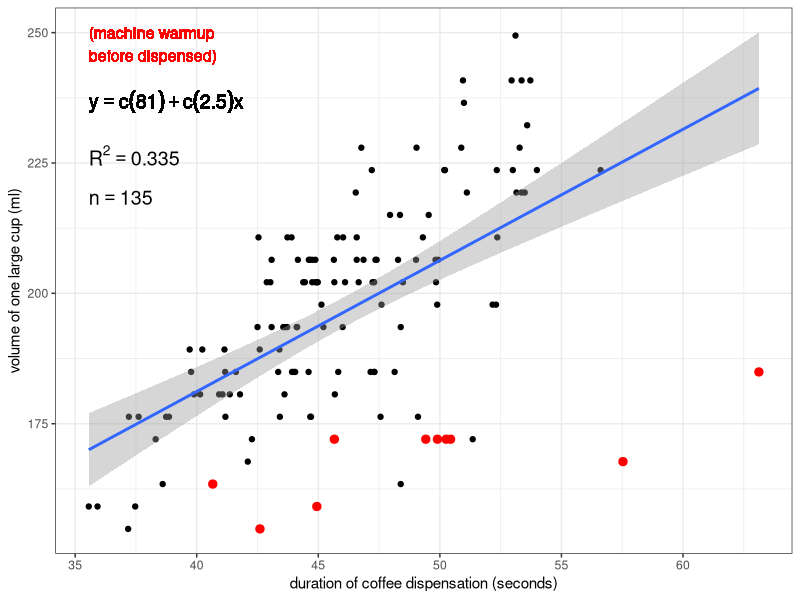
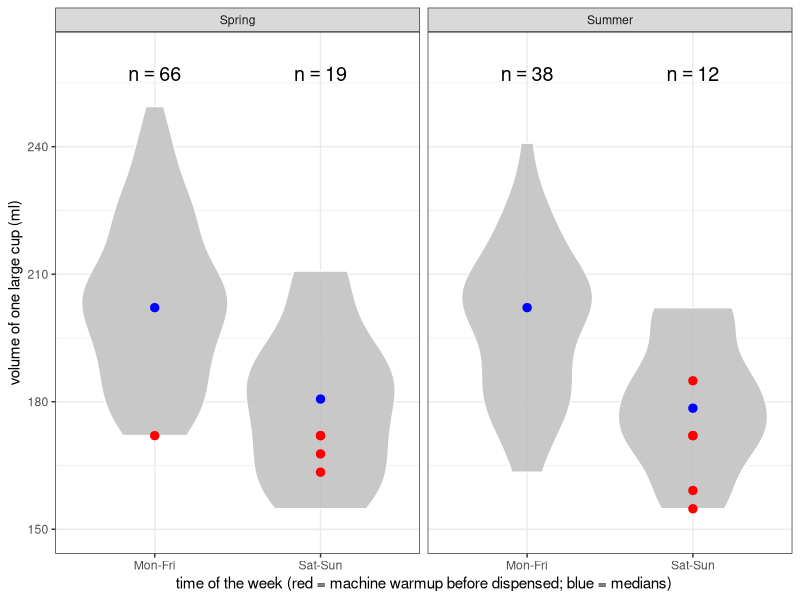
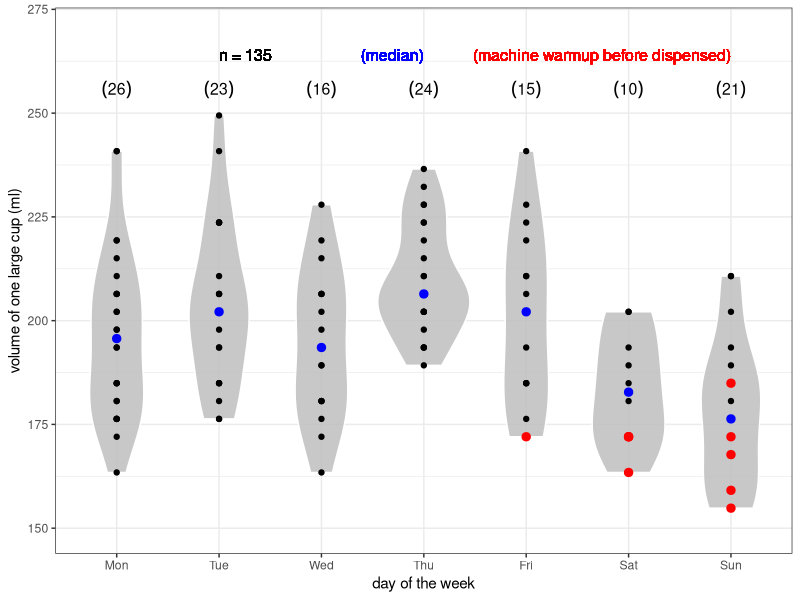
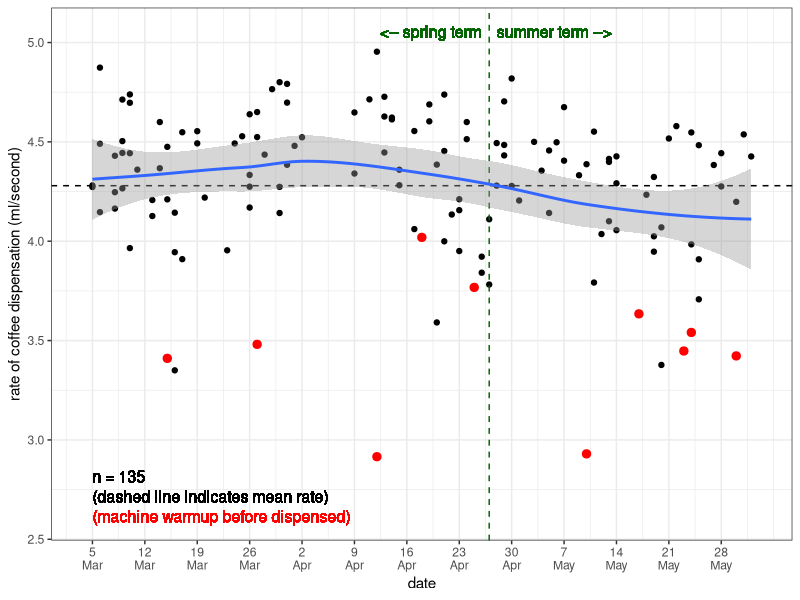
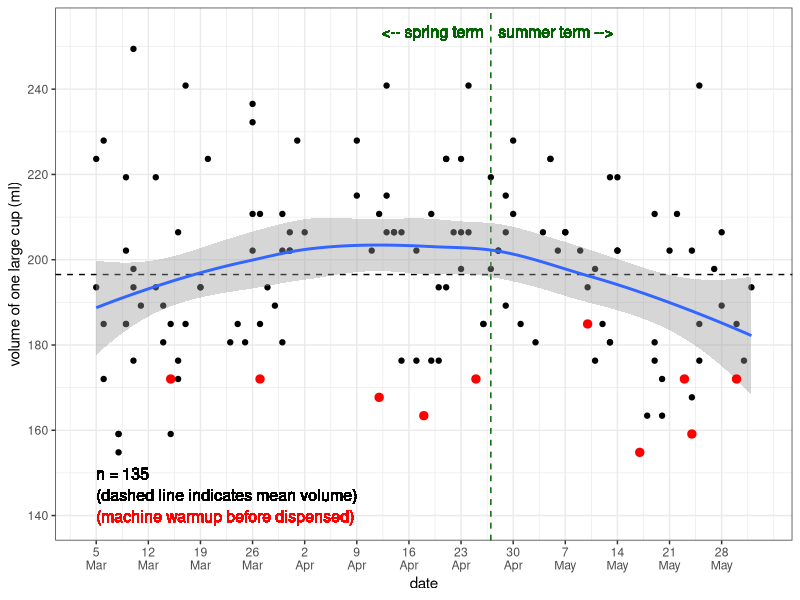
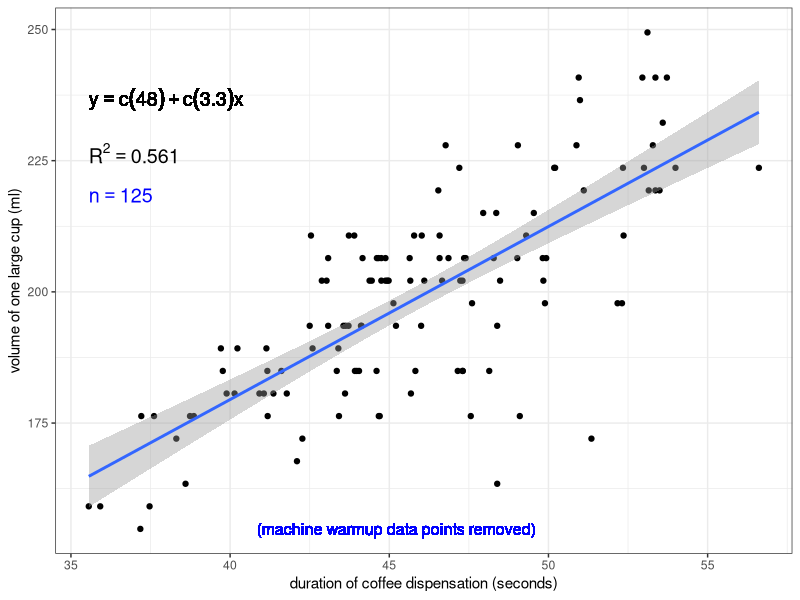

Reproduce these figures in R, in order.

### How does the espresso machine vary in the volume of
### coffee it dispenses for a single "large" cup?

setwd("/home/sam/Dropbox/github/coffee-data")
#setwd("wherever you put this file after downloading it")

library(ggplot2)

df <- read.csv("coffee-data.csv")

# The ruler I use to measure height (and therefore calculate volume)
# has a 3 mm length between the zero mark and its end. So, we add 3 
# to the height...
df$height <- df$height + 3

# ... and then calculate volume and rate, 
# so we have more accurate data!
df$volume <- df$height*(3.1415*37^2)/1000
df$rate <- df$volume/df$duration

# Create a variable indicating whether the coffee was pulled on
# a weekday ("Mon-Fri") or a weekend ("Sat-Sun")
for (i in 1:length(df$day))
{
  df$workday[i] <- ifelse(df$day[i]%in%"Sat" || df$day[i]%in%"Sun", "Sat-Sun", "Mon-Fri")
}

# Add a numeric variable of days of the year 
# (for the x-axis of the rate-by-date and volume-by-date plots)
date.to.num <- read.csv("date-to-numeric.csv")
df$day.yr <- 0  
for (i in 1:length(df$date))
{
  df$day.yr[i] <- date.to.num$day.yr[which(date.to.num$date%in%df$date[i])]
}

# Extract date labels and convert day and month values to character.
# This way you can later concatenate the two into a single character
# string separated by "\n" using paste(),
# so the x-axis text of the rate- and volume-by date plots is less horizontally crowded
dates.x <- date.to.num[which(date.to.num$day.yr%in%c(seq(from=min(df$day.yr), to=max(df$day.yr), by=7))),]
dates.x$day.label <- as.character(dates.x$day.label)
dates.x$month.label <- as.character(dates.x$month.label)

################################
### Volume vs. duration (duration of coffee dispensation)
{
# sample size
n <- length(df$duration)
# label to print sample size in subsequent plot
n.text <- paste("n == ", n)
# data.frame of sample size label and coordinates
# at which to print it on the plot
n.df <- data.frame(n.text, x=min(df$duration), y=0.87*max(df$volume))
  
# calculate R-squared value
rsq <- signif(summary(lm(df$volume ~ df$duration))$r.squared, digits=3)
# make a label to print R-squared value in subsequent plot
rsq.text <- paste("R^2 == ",rsq)
# make a data.frame of R-squared value label and coordinates
# at which to print it on the plot
rsq.df <- data.frame(rsq.text,x=min(df$duration),y=0.9*max(df$volume))

# function to extract regression equation
lm_eqn <- function(df)
{
  m <- lm(df$volume ~ df$duration)
  eq <- substitute(y == a + b*x, 
                   list(a = format(coef(m)[1], digits = 2), 
                        b = format(coef(m)[2], digits = 2)))
  as.character(as.expression(eq))                 
}

# generate plot w/ simple linear regression overlayed
plot <- ggplot(df, aes(duration, volume)) +
  geom_point() +
  stat_smooth(method="lm") +
  xlab("duration of coffee dispensation (seconds)") +
  ylab("volume of one large cup (ml)") +
  theme(axis.text=element_text(size=4), axis.title=element_text(size=5)) +
  theme_bw()

# add regression equation to plot
plot <- plot + 
  geom_text(data=n.df, aes(x,y,label=n.text),parse=TRUE,hjust=0,vjust=0,size=5) +
  geom_text(data=rsq.df, aes(x,y,label=rsq.text),parse=TRUE,hjust=0,vjust=0,size=5) +
  geom_text(aes(x=min(df$duration),y=0.94*max(df$volume),label=lm_eqn(df)),parse=TRUE,hjust=0,vjust=0,size=5)

# add a layer that highlights the last data point recorded
#plot <- plot +
#  geom_point(data=df[length(df$duration),],color="red",size=2.5)

# add a layer that highlights data points where espresso machine 
# had to "warm up" before dispensing coffee
plot <- plot +
  geom_point(data=df[df$warmup%in%"yes",], color="red", size=2.5) +
  geom_text(aes(x=min(df$duration),y=0.98*max(df$volume),label="(machine warmup\nbefore dispensed)"),
           hjust=0,vjust=0,color="red",size=4)

# print plot in R window
plot

# save plot directly to file as a .jpeg
jpeg("coffee-volume-vs-duration-all.jpeg", width=7, height=5, units="in", res=300)
print(plot)
dev.off()
}



################################
### Distributions of volume dispensed: weekdays vs. weekends
{
df$workday <- factor(df$workday)
df$term <- factor(df$term, levels=c("Spring","Summer"))

df.text <- data.frame(c("Spring", "Spring", "Summer", "Summer"),
                      c("Mon-Fri", "Sat-Sun", "Mon-Fri", "Sat-Sun"),
                      c(0,0,0,0),
                      c(0,0,0,0))
names(df.text) <- c("term", "workday", "n", "median")

df.spring <- df[df$term%in%"Spring",]
df.text$n[1] <- length(df.spring$volume[df.spring$workday%in%"Mon-Fri"])
df.text$n[2] <- length(df.spring$volume[df.spring$workday%in%"Sat-Sun"])
df.text$median[1] <- median(df.spring$volume[df.spring$workday%in%"Mon-Fri"])
df.text$median[2] <- median(df.spring$volume[df.spring$workday%in%"Sat-Sun"])
rm(df.spring)

df.summer <- df[df$term%in%"Summer",]
df.text$n[3] <- length(df.summer$volume[df.summer$workday%in%"Mon-Fri"])
df.text$n[4] <- length(df.summer$volume[df.summer$workday%in%"Sat-Sun"])
df.text$median[3] <- median(df.summer$volume[df.summer$workday%in%"Mon-Fri"])
df.text$median[4] <- median(df.summer$volume[df.summer$workday%in%"Sat-Sun"])
rm(df.summer)

# median volumes for weekday and weekend categories
#med.week <- median(df$volume[df$workday%in%"Mon-Fri"])
#med.wkend <- median(df$volume[df$workday%in%"Sat-Sun"])

# generate violin-and-boxplot plot with points overlayed and jittered to better reflect sample size
vol.workday <- ggplot(df, aes(workday, volume)) +
  facet_wrap(~ term, ncol=2) +
  geom_violin(color="white", fill="gray", alpha=0.85)

# add layer highlighting points where espresso machine needed to
# "warm up" before dispensing coffee
vol.workday <- vol.workday +
  geom_point(data=df[df$warmup%in%"yes",], color="red", size=2.5) +
  #geom_text(data=t, aes(x,y,label=char),parse=TRUE,vjust=0,size=2) +
  #geom_text(aes(x="Sat-Sun", y=max(df$volume)+10, label="(machine warmup before dispensed)"),
  #          hjust=1,vjust=1,size=4,color="red") +
  #geom_text(aes(x="Sat-Sun", y=max(df$volume)+4, label="(median)"),
  #          hjust=1,vjust=1,size=4,color="blue") +
  #geom_point(position=position_jitter(width=0.1,height=0)) +
  # plot points representing median volumes for weekdays and weekends
  geom_point(data=df.text, aes(workday,median), color="blue",size=2.5) +
  #geom_point(aes(x="Sat-Sun",y=med.wkend),color="blue",size=2.5) +
  xlab("time of the week (red = machine warmup before dispensed; blue = medians)") +
  ylab("volume of one large cup (ml)") +
  theme(axis.text=element_text(size=4), axis.title=element_text(size=5)) +
  coord_cartesian(ylim=c(min(df$volume)-5,max(df$volume)+12)) +
  theme_bw()

# add sample sizes for weekdays and weekends
vol.workday <- vol.workday +
  geom_text(data=df.text, aes(x=workday,y=max(df$volume)+6,
                              label=paste("n == ", n)),
            parse=TRUE, hjust=0.5, vjust=0, size=5)
  #geom_text(aes(x="Mon-Fri",y=max(df$volume)+15,
  #              label=paste("n == ", length(df$workday[which(df$workday%in%"Mon-Fri")]))),
  #          parse=TRUE,hjust=0.5,vjust=0,size=5) +
  #geom_text(aes(x="Sat-Sun",y=max(df$volume)+15,
  #              label=paste("n == ", length(df$workday[which(df$workday%in%"Sat-Sun")]))),
  #          parse=TRUE,hjust=0.5,vjust=0,size=5)

# print plot in R window
vol.workday

# save plot to file as .jpeg
jpeg("coffee-volume-by-workday.jpeg", width=7, height=5, units="in", res=300)
print(vol.workday)
dev.off()
}


################################
### Distributions of volume dispensed by day
{
  df$day <- factor(df$day, levels=c("Mon","Tue","Wed","Thu","Fri","Sat","Sun"))
  #df$term <- factor(df$term, levels=c("Spring","Summer"))
    
  median.by.day <- data.frame(c("Mon","Tue","Wed","Thu","Fri","Sat","Sun"),
                              c(0,0,0,0,0,0,0),
                              c(0,0,0,0,0,0,0))
  
  #median.by.day <- data.frame(c("Mon","Tue","Wed","Thu","Fri","Sat","Sun",
  #                              "Mon","Tue","Wed","Thu","Fri","Sat","Sun"),
  #                            c("Spring","Spring","Spring","Spring","Spring","Spring","Spring",
  #                              "Summer","Summer","Summer","Summer","Summer","Summer","Summer"),
  #                            c(0,0,0,0,0,0,0,0,0,0,0,0,0,0),
  #                            c(0,0,0,0,0,0,0,0,0,0,0,0,0,0))
  
  names(median.by.day) <- c("day", "median.volume", "n")

  #names(median.by.day) <- c("day", "term", "median.volume", "n")
  
  for (i in 1:7)
  {
    median.by.day$median.volume[i] <- median(df$volume[df$day%in%median.by.day$day[i]])
    median.by.day$n[i] <- length(df$volume[df$day%in%median.by.day$day[i]])
  }
  
  #for (i in 1:7)
  #{
  #  median.by.day$median.volume[i] <- median(df$volume[df$day%in%median.by.day$day[i] && df$term%in%"Spring"])
  #  median.by.day$n[i] <- length(df$volume[df$day%in%median.by.day$day[i] && df$term%in%"Spring"])
  #}
  
  #for (i in 8:14)
  #{
  #  median.by.day$median.volume[i] <- median(df$volume[df$day%in%median.by.day$day[i] && df$term%in%"Summer"])
  #  median.by.day$n[i] <- length(df$volume[df$day%in%median.by.day$day[i] && df$term%in%"Summer"])
  #}
  
  # generate violin-and-boxplot plot with points overlayed and jittered to better reflect sample size
  vol.day <- ggplot(df, aes(day, volume)) +
  #  facet_wrap(~ term, ncol=1, nrow=2) +
    geom_violin(color="white", fill="gray", alpha=0.85) +
    geom_point()
  
  # add layer highlighting points where espresso machine needed to
  # "warm up" before dispensing coffee
  vol.day <- vol.day +
    geom_point(data=df[df$warmup%in%"yes",], color="red", size=2.5) +
    geom_text(aes(x="Sun", y=max(df$volume)+16, label="(machine warmup before dispensed)"),
              hjust=1,vjust=1,size=4,color="red") +
    geom_text(aes(x="Thu", y=max(df$volume)+16, label="(median)"),
              hjust=1,vjust=1,size=4,color="blue") +
    geom_text(aes(x="Tue", y=max(df$volume)+16, label=paste("n = ", length(df$volume), sep="")),
              hjust=0,vjust=1,size=4) +
    #geom_point(position=position_jitter(width=0.1,height=0)) +
    # plot points representing median volumes for weekdays and weekends
    geom_point(data=median.by.day, aes(day,median.volume),color="blue",size=2.5) +
    xlab("day of the week") +
    ylab("volume of one large cup (ml)") +
    theme(axis.text=element_text(size=4), axis.title=element_text(size=5)) +
    coord_cartesian(ylim=c(min(df$volume)-5,max(df$volume)+20)) +
    theme_bw()
  
  # add sample sizes for weekdays and weekends
  vol.day <- vol.day +
    geom_text(data=median.by.day, aes(day,y=max(df$volume)+4),
                  label=paste("(", median.by.day$n, ")", sep=""),
              parse=TRUE,hjust=0.5,vjust=0,size=4)
  
  # print plot in R window
  vol.day
  
  # save plot to file as .jpeg
  jpeg("coffee-volume-by-day.jpeg", width=8, height=5, units="in", res=300)
  print(vol.day)
  dev.off()
}


################################
### Rate vs. date
{
  # create plot of rate vs. date
  rate.date <- ggplot(df, aes(day.yr, rate)) +
    geom_point() +
    geom_hline(yintercept=mean(df$rate), linetype="dashed") +
    geom_vline(xintercept=117, linetype="dashed", color="darkgreen") +
    stat_smooth(method="loess") +
    xlab("date") +
    ylab("rate of coffee dispensation (ml/second)") +
    # scale x-axis text to weekly ticks, print dates as two lines of text
    scale_x_continuous(breaks=c(seq(from=min(df$day.yr), to=max(df$day.yr), by=7)),
                       labels=paste(dates.x$day.label,"\n",dates.x$month.label,sep="")) +
    coord_cartesian(xlim=c(min(df$day.yr)-1,max(df$day.yr)+1)) +
    theme(axis.text=element_text(size=4), axis.title=element_text(size=5)) +
    theme_bw()
  
  rate.date <- rate.date +
    geom_point(data=df[df$warmup%in%"yes",], color="red", size=2.5) +
    geom_text(aes(x=64,y=min(df$rate)-0.3,label="(machine warmup before dispensed)"),
              hjust=0,vjust=0.5,color="red",size=4) +
    geom_text(aes(x=64,y=min(df$rate)-0.2,label="(dashed line indicates mean rate)"),
              hjust=0,vjust=0.5,size=4) +
    geom_text(aes(x=64,y=min(df$rate)-0.1,label=paste("n = ", length(df$volume), sep="")),
              hjust=0,vjust=0.5,size=4) +
    # spring term text
    geom_text(aes(x=116,y=max(df$rate)+0.1,label="<-- spring term"),
              hjust=1,vjust=0.5,color="darkgreen",size=4) +
    # summer term text
    geom_text(aes(x=118,y=max(df$rate)+0.1,label="summer term -->"),
              hjust=0,vjust=0.5,color="darkgreen",size=4)
  
  rate.date
  
  jpeg("coffee-rate-by-date.jpeg", width=8, height=5, units="in", res=300)
  print(rate.date)
  dev.off()
}


################################
### Volume vs. date
{
  volume.date <- ggplot(df, aes(day.yr, volume)) +
    geom_point() +
    geom_hline(yintercept=mean(df$volume), linetype="dashed") +
    geom_vline(xintercept=117, linetype="dashed", color="darkgreen") +
    stat_smooth(method="loess") +
    xlab("date") +
    ylab("volume of one large cup (ml)") +
    # scale x-axis text to weekly ticks, print dates as two lines of text
    scale_x_continuous(breaks=c(seq(from=min(df$day.yr), to=max(df$day.yr), by=7)),
                       labels=paste(dates.x$day.label,"\n",dates.x$month.label,sep="")) +
    coord_cartesian(xlim=c(min(df$day.yr)-1,max(df$day.yr)+1)) +
    theme(axis.text=element_text(size=4, angle=45), axis.title=element_text(size=5)) +
    theme_bw()
  
  volume.date <- volume.date +
    geom_point(data=df[df$warmup%in%"yes",], color="red", size=2.5) +
    geom_text(aes(x=64,y=min(df$volume)-15,label="(machine warmup before dispensed)"),
              hjust=0,vjust=0.5,color="red",size=4) +
    geom_text(aes(x=64,y=min(df$volume)-10,label="(dashed line indicates mean volume)"),
              hjust=0,vjust=0.5,size=4) +
    geom_text(aes(x=64,y=min(df$volume)-5,label=paste("n = ", length(df$volume), sep="")),
              hjust=0,vjust=0.5,size=4) +
    # spring term text
    geom_text(aes(x=116,y=max(df$volume)+4,label="<-- spring term"),
              hjust=1,vjust=0.5,color="darkgreen",size=4) +
    # summer term text
    geom_text(aes(x=118,y=max(df$volume)+4,label="summer term -->"),
              hjust=0,vjust=0.5,color="darkgreen",size=4)
  
  volume.date
  
  jpeg("coffee-volume-by-date.jpeg", width=8, height=5, units="in", res=300)
  print(volume.date)
  dev.off()
}

################################
### Volume vs. duration (duration of coffee dispensation)
### EXCLUDING instances where machine had to warm up
{
  # subset df by removing machine warmup rows
  df.no <- df[df$warmup%in%"no",]
  
  # recalculate sample size
  n <- length(df.no$duration)
  # label to print sample size in subsequent plot
  n.text <- paste("n == ", n)
  # data.frame of sample size label and coordinates
  # at which to print it on the plot
  n.df <- data.frame(n.text, x=min(df.no$duration), y=0.87*max(df.no$volume))
  
  # recalculate R-squared value
  rsq <- signif(summary(lm(df.no$volume ~ df.no$duration))$r.squared, digits=3)
  # make a label to print R-squared value in subsequent plot
  rsq.text <- paste("R^2 == ",rsq)
  # make a data.frame of R-squared value label and coordinates
  # at which to print it on the plot
  rsq.df <- data.frame(rsq.text,x=min(df.no$duration),y=0.9*max(df.no$volume))
  
  # function to extract regression equation
  lm_eqn <- function(df.no)
  {
    m <- lm(df.no$volume ~ df.no$duration)
    eq <- substitute(y == a + b*x, 
                     list(a = format(coef(m)[1], digits = 2), 
                          b = format(coef(m)[2], digits = 2)))
    as.character(as.expression(eq))                 
  }
  
  # generate plot w/ simple linear regression overlayed
  plot.no.warmup <- ggplot(df.no, aes(duration, volume)) +
    geom_point() +
    stat_smooth(method="lm") +
    xlab("duration of coffee dispensation (seconds)") +
    ylab("volume of one large cup (ml)") +
    theme(axis.text=element_text(size=4), axis.title=element_text(size=5)) +
    theme_bw()
  
  # add regression equation to plot
  plot.no.warmup <- plot.no.warmup + 
    geom_text(data=n.df, aes(x,y,label=n.text),parse=TRUE,hjust=0,vjust=0,size=5,color="blue") +
    geom_text(data=rsq.df, aes(x,y,label=rsq.text),parse=TRUE,hjust=0,vjust=0,size=5) +
    geom_text(aes(x=min(df.no$duration),y=0.94*max(df.no$volume),label=lm_eqn(df.no)),parse=TRUE,hjust=0,vjust=0,size=5)
    
  # add a layer that highlights data points where espresso machine 
  # had to "warm up" before dispensing coffee
  plot.no.warmup <- plot.no.warmup +
    geom_text(aes(x=mean(df.no$duration)-5,y=min(df.no$volume),label="(machine warmup data points removed)"),
              hjust=0,vjust=0.5,color="blue",size=4)
  
  # print plot in R window
  plot.no.warmup
  
  # save plot directly to file as a .jpeg
  jpeg("coffee-volume-vs-duration-excluding-warmup-data.jpeg", width=7, height=5, units="in", res=300)
  print(plot.no.warmup)
  dev.off()
}
